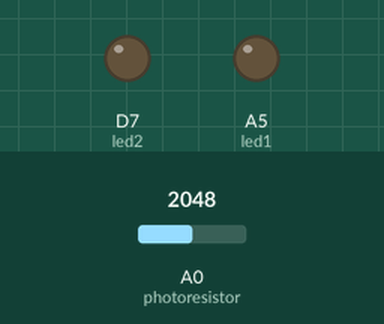
Simulated run of this sketch. Board: Particle Photon. Parts: output pins drawn as LEDs (lit = HIGH). Inputs (shaded band) come from the test bench; at power-on: A0 (photoresistor) = 2048.

Above: at 1.8 s.
1.9 s: A0 (photoresistor) set to 54
3.4 s: A0 (photoresistor) set to 46
At 5.3 s:
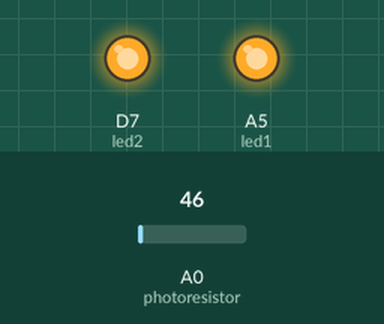
5.6 s: A0 (photoresistor) set to 491
At 7.1 s:
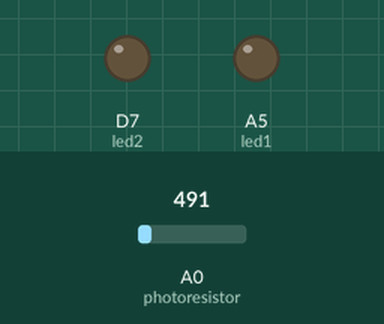
7.6 s: A0 (photoresistor) set to 10
At 9.0 s:
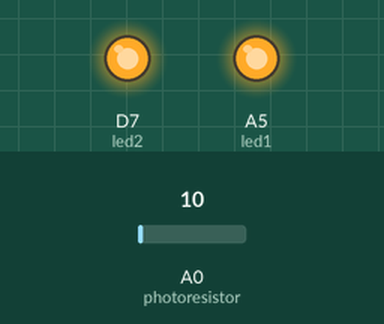
Timing chart, 0 to 10.6 s (numbered marks = the images above; inputs shaded):
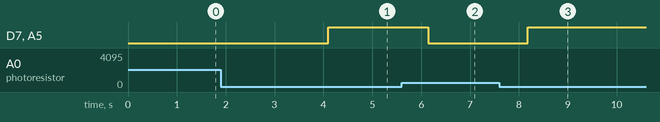

The sketch:

light-sensor.ino
```cpp
int led1 = A5;                                      //define variable for led1
int led2 = D7;                                      //define variable for led2
int photoresistor = A0;                             //define variable for photoresistor
int analogVal;                                      //define variable for ananlog

void setup()
{

  pinMode(led1, OUTPUT);                            //set led as output
  pinMode(led2, OUTPUT);                            //set led as output
  pinMode(photoresistor, INPUT);                    //set photoresistor as input

}


void loop()
{
    analogVal = analogRead(photoresistor);          //map analog reading to variable
    String light = String(analogVal);               //convert to sring
    Particle.publish("Light", light, PRIVATE);      //public string to web

    if (analogVal > 50)                             //if reading above 50, turn led off
    {
        digitalWrite(led1, LOW);
        digitalWrite(led2, LOW);
    }
    else                                            //if below, turn off
    {
        digitalWrite(led1, HIGH);
        digitalWrite(led2, HIGH);
    }
    delay(1000);                                    //wait 1 second (publish doesn't appear to work without a delay)
}
```

Measured:
- the behaviour switches between 51 and 50 on A0 (photoresistor) (found by bisection; images 0 and 1)
- after the input at 1.9 s, every drawn part: stays the same
- after the input at 3.4 s, D7 (led2), A5 (led1): LOW → HIGH after 0.70 s
- after the input at 5.6 s, D7 (led2), A5 (led1): HIGH → LOW after 0.54 s
- after the input at 7.6 s, D7 (led2), A5 (led1): LOW → HIGH after 0.58 s
